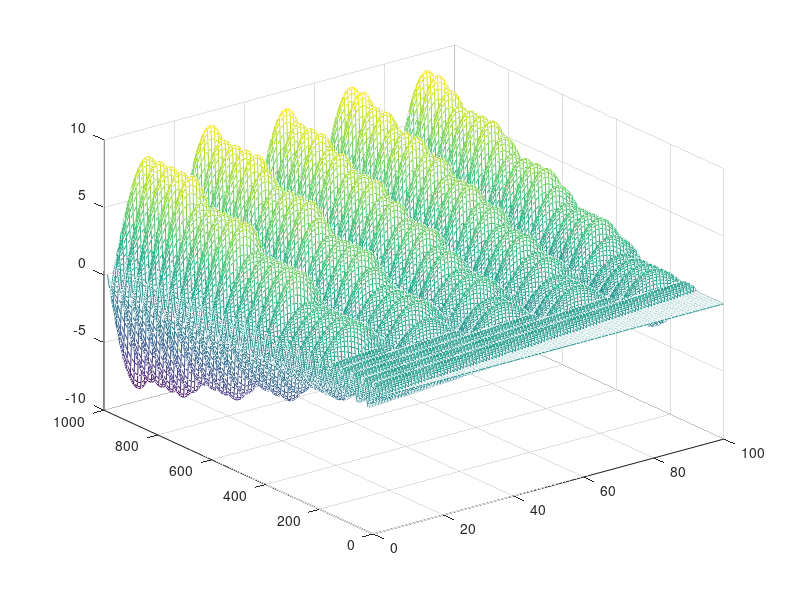

This figure's MATLAB source:
clear;
% MODE impulsion à n0
%---------------------
%  Initialisation
%---------------------
N=100; % Nombre de points en espace
K=1000; %nombre de points en temps
c=1; %vitesse du son en m/s
delta_t=0.01; %pas temporel en s
delta_x=0.01; %pas physique en m


T=K*delta_t;   %durée du changement de fréquence en secondes

gamma=(c*delta_t/delta_x)^2 % idéalement <=1.00;

u0=1.0; %valeur de l'impulsion
u=zeros(N,K);% nombre de points situées en 0
Freq=zeros(1,K);
freqpul=1/2*5


for n=1:1:N %initVal:step:endVal — Incremente index = n par la valeur = 1 sur chaque iterations jusqu'à la valeur suivante
    u(n,1)=0;
    u(n,2)=0;
end
%---------------------
Longueur=N*delta_x %m
Duree=K*delta_t %s
for k=1:1:K % conditions aux limites
        u(1,k)=u0*sin(k*delta_t*2*pi*freqpul);
        u(N,k)=0;
end
for k=2:1:K-1 
    for n=2:1:N-1
        u(n,k+1)=gamma*(u(n-1,k)+u(n+1,k))+2*(1-gamma)*u(n,k)-u(n,k-1);
 
    end
end
%plot(u(1:N,1));
mesh(u');
%waterfall(u(1:N,1:500)')
